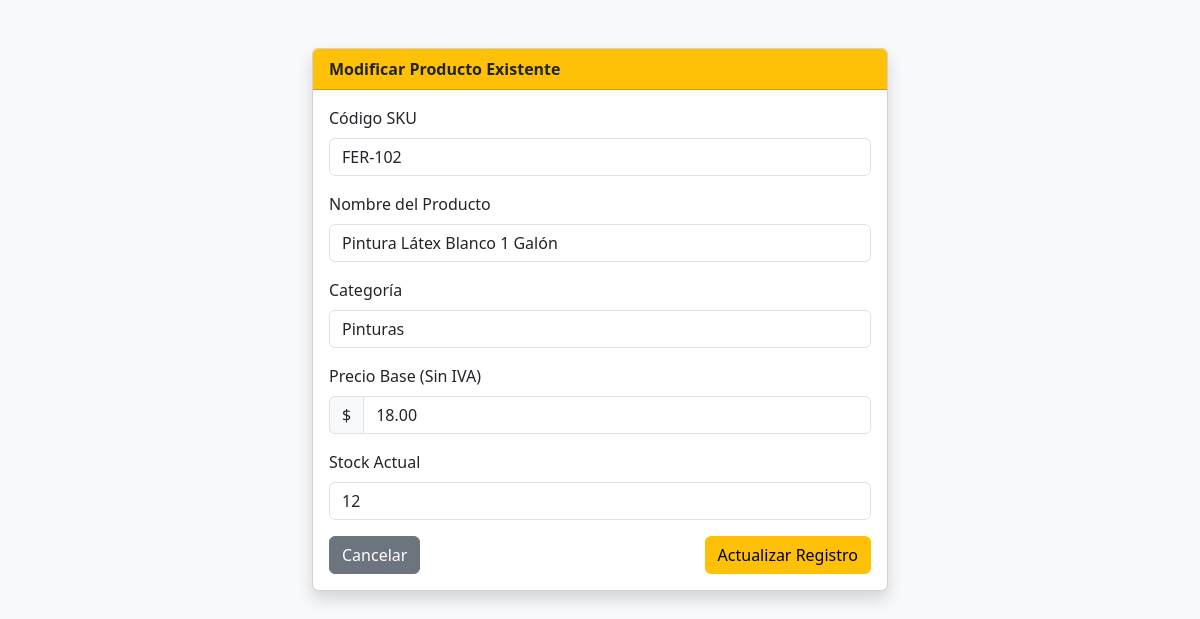
/controllers/ProductoController.php?accion=editar&id=2, run on the app's committed database.
### tables this page shows
CREATE TABLE IF NOT EXISTS productos (
    id INT AUTO_INCREMENT PRIMARY KEY,
    codigo_sku VARCHAR(30) NOT NULL UNIQUE,
    nombre_producto VARCHAR(150) NOT NULL,
    categoria VARCHAR(50) DEFAULT 'General',
    precio_base DECIMAL(10,2) NOT NULL,   
    monto_iva DECIMAL(10,2) NOT NULL,     
    precio_venta DECIMAL(10,2) NOT NULL,  
    stock_actual INT NOT NULL DEFAULT 0,
    creado_en TIMESTAMP DEFAULT CURRENT_TIMESTAMP,
    actualizado_en TIMESTAMP DEFAULT CURRENT_TIMESTAMP ON UPDATE CURRENT_TIMESTAMP
);

### models/ProductoModel.php (called while the page is built, shortened)
<?php
class ProductoModel {
    private PDO $db;
    public function __construct(PDO $conexion) {
        $this->db = $conexion;
    }
    public function obtenerPorId(int $id): ?array {
        $sql = "SELECT * FROM productos WHERE id = :id LIMIT 1";
        $stmt = $this->db->prepare($sql);
        $stmt->execute([':id' => $id]);
        $res = $stmt->fetch();
        return $res ?: null;
    }
}

### views/producto_editar.php (the view, shortened to what this page needs)
<!DOCTYPE html>
<html lang="es">
<head>
    <link href="https://cdn.jsdelivr.net/npm/bootstrap@5.3.0/dist/css/bootstrap.min.css" rel="stylesheet">
</head>
<body class="bg-light">
<div class="container my-5" style="max-width: 600px;">
    <div class="card shadow">
        <div class="card-header bg-warning text-dark fw-bold">Modificar Producto Existente</div>
        <div class="card-body">
            <form action="ProductoController.php?accion=actualizar" method="POST">
                <div class="mb-3">
                    <label class="form-label">Código SKU</label>
                    <input type="text" name="codigo_sku" class="form-control" value="<?= htmlspecialchars($producto['codigo_sku']) ?>" required>
                </div>
                <div class="mb-3">
                    <label class="form-label">Nombre del Producto</label>
                    <input type="text" name="nombre_producto" class="form-control" value="<?= htmlspecialchars($producto['nombre_producto']) ?>" required>
                </div>
                <div class="mb-3">
                    <label class="form-label">Categoría</label>
                    <input type="text" name="categoria" class="form-control" value="<?= htmlspecialchars($producto['categoria']) ?>">
                </div>
                <div class="mb-3">
                    <label class="form-label">Precio Base (Sin IVA)</label>
                    <div class="input-group">
                        <span class="input-group-text">$</span>
                        <input type="number" step="0.01" name="precio_base" class="form-control" value="<?= $producto['precio_base'] ?>" required>
                    </div>
                </div>
                <div class="mb-3">
                    <label class="form-label">Stock Actual</label>
                    <input type="number" name="stock_actual" class="form-control" value="<?= $producto['stock_actual'] ?>" required>
                </div>
                <div class="d-flex justify-content-between">
                    <a href="ProductoController.php" class="btn btn-secondary">Cancelar</a>
                    <button type="submit" class="btn btn-warning">Actualizar Registro</button>
                </div>
            </form>
        </div>
    </div>
</div>
</body>
</html>

### data on the page
productos: codigo_sku "FER-102", nombre_producto "Pintura Látex Blanco 1 Galón", categoria "Pinturas", precio_base "18.00", stock_actual "12"
